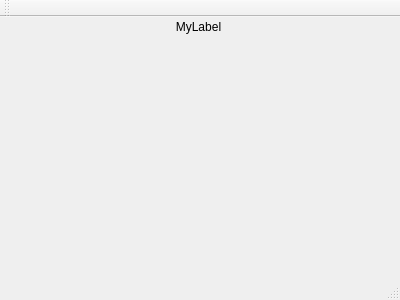
<?xml version="1.0" encoding="UTF-8"?>
<ui version="4.0">
 <class>MainWindow</class>
 <widget class="QMainWindow" name="MainWindow">
  <property name="geometry">
   <rect>
    <x>0</x>
    <y>0</y>
    <width>400</width>
    <height>300</height>
   </rect>
  </property>
  <property name="windowTitle">
   <string>MainWindow</string>
  </property>
  <widget class="QWidget" name="centralWidget">
   <widget class="QLabel" name="status_label">
    <property name="geometry">
     <rect>
      <x>-2</x>
      <y>0</y>
      <width>401</width>
      <height>20</height>
     </rect>
    </property>
    <property name="frameShape">
     <enum>QFrame::NoFrame</enum>
    </property>
    <property name="text">
     <string>MyLabel</string>
    </property>
    <property name="alignment">
     <set>Qt::AlignCenter</set>
    </property>
   </widget>
  </widget>
  <widget class="QMenuBar" name="menuBar">
   <property name="geometry">
    <rect>
     <x>0</x>
     <y>0</y>
     <width>400</width>
     <height>23</height>
    </rect>
   </property>
  </widget>
  <widget class="QToolBar" name="mainToolBar">
   <attribute name="toolBarArea">
    <enum>TopToolBarArea</enum>
   </attribute>
   <attribute name="toolBarBreak">
    <bool>false</bool>
   </attribute>
  </widget>
  <widget class="QStatusBar" name="statusBar"/>
 </widget>
 <layoutdefault spacing="6" margin="11"/>
 <resources/>
 <connections/>
</ui>
